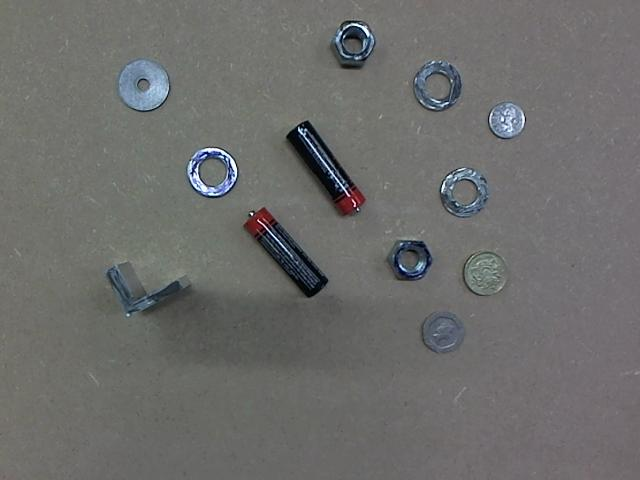
%> input picture 02.jpg, 640 x 480 px
$ octave normalise.m   (GNU Octave 9; MATLAB toolbox functions it lacks are replaced by stand-ins)
%> lines starting %> are read from the running program, lines starting %| are printed output that depends on the picture
I = imread('02.jpg');
%> I is the input picture: size 480x640x3 uint8; mean R, G, B 108.6, 108.9, 107.4

Double_I = im2double(I);

R = Double_I(:, :, 1);
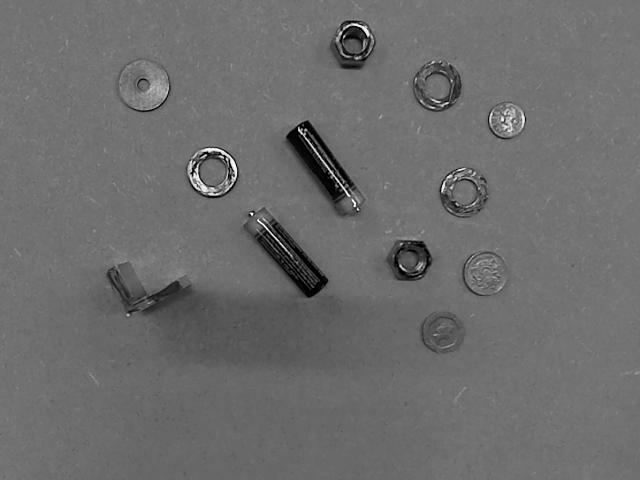
%> R: size 480x640 double; min 0, max 1, mean 0.426
G = Double_I(:, :, 2);
B = Double_I(:, :, 3);
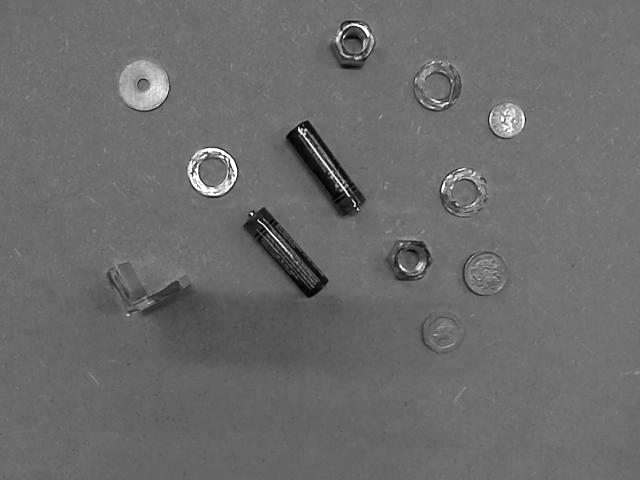
%> B: size 480x640 double; min 0, max 1, mean 0.421

S = R+G+B;

NormR = R./S;
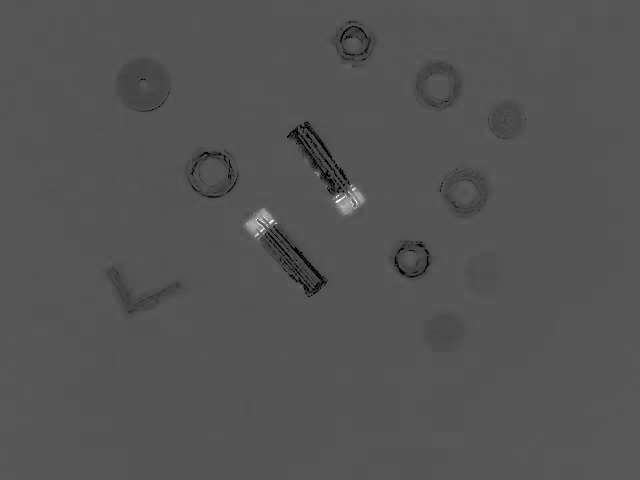
%> NormR: size 480x640 double; min 0, max 1, mean 0.333
NormG = G./S;
NormB = B./S;
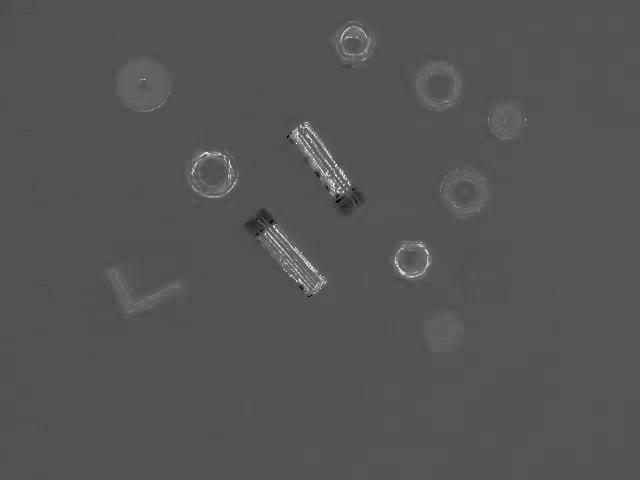
%> NormB: size 480x640 double; min 0, max 1, mean 0.332

NormI = bsxfun(@rdivide, Double_I, S);
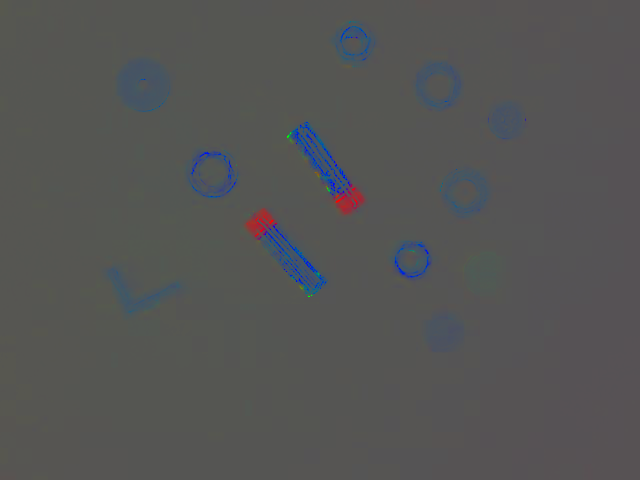
%> NormI: size 480x640x3 double; mean R, G, B 0.333, 0.335, 0.332

se = strel('disk',3);
contrasted_image = (NormI + imtophat(NormI,se)) - imbothat(NormI,se);

$ run again, with 07.jpg copied over 02.jpg
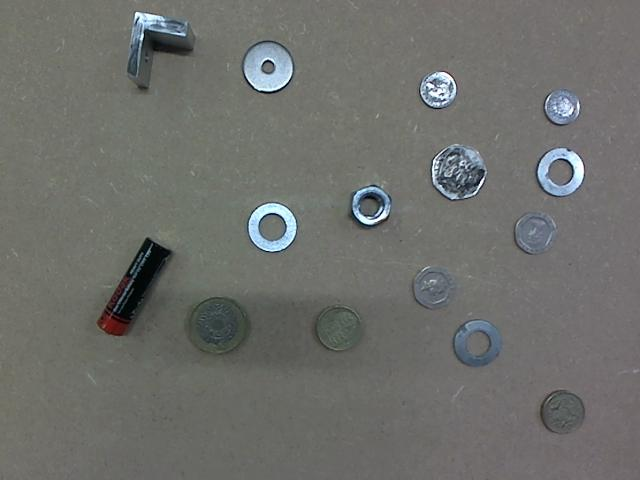
%> input picture 07.jpg, 640 x 480 px
%> I is the input picture: size 480x640x3 uint8; mean R, G, B 109.6, 110.8, 107.4
%> `B = Double_I(:, :, 3);`:
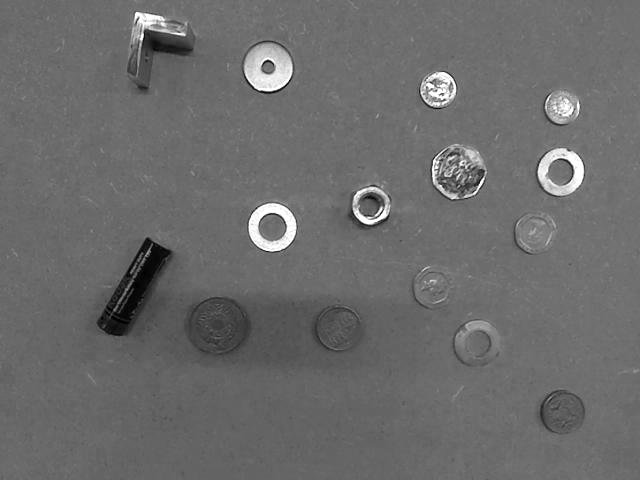
%> B: size 480x640 double; min 0, max 1, mean 0.421
%> `NormB = B./S;`:
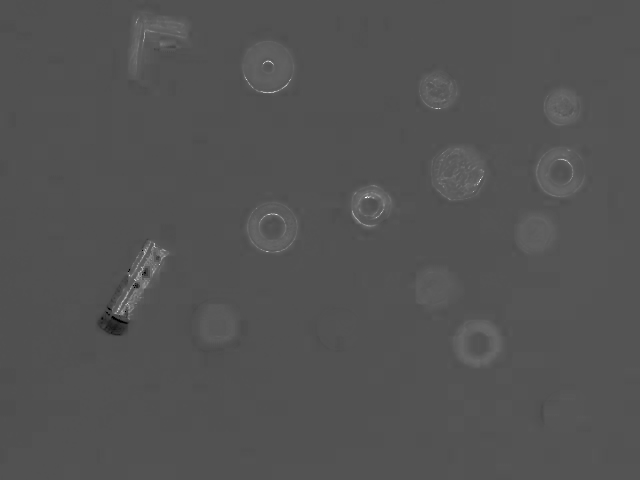
%> NormB: size 480x640 double; 0% of the values are NaN or infinite; the others: min 0, max 1, mean 0.328; drawn with min black, max white, NaN and infinite black
%> NormI: size 480x640x3 double; 0% of the values are NaN or infinite; the others: min 0, max 1, mean 0.333
%> contrasted_image: size 480x640x3 double; 0% of the values are NaN or infinite; the others: min -0.467, max 1.65, mean 0.333
